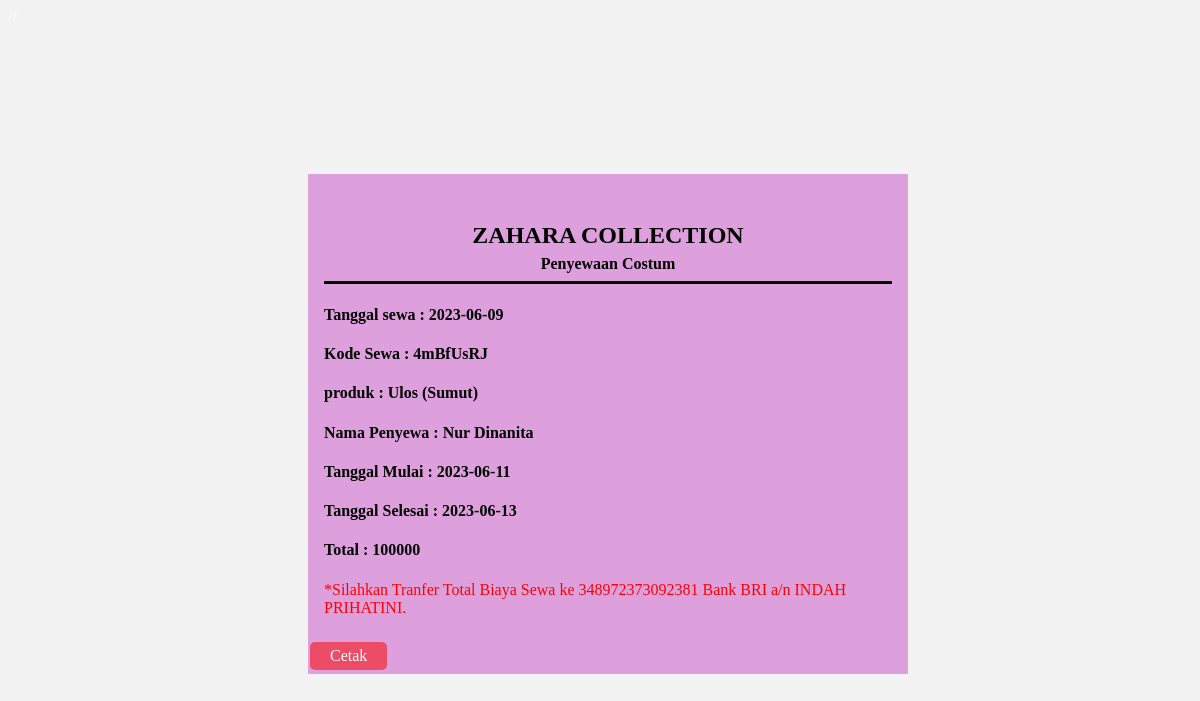
The page /status.php?id=9 on the database its author committed.
### tables this page shows
CREATE TABLE `sewa` (
  `id_sewa` int(11) NOT NULL,
  `id_produk` int(11) NOT NULL,
  `nama` varchar(100) NOT NULL,
  `alamat` text NOT NULL,
  `telephone` varchar(100) NOT NULL,
  `kode_sewa` varchar(100) NOT NULL,
  `ktp` varchar(100) NOT NULL,
  `tgl_sewa` date NOT NULL,
  `tgl_mulai` date NOT NULL,
  `tgl_selesai` date NOT NULL,
  `durasi` varchar(50) NOT NULL,
  `sub_total` int(11) NOT NULL,
  `status_sewa` varchar(50) NOT NULL,
  `status_pembayaran` varchar(50) NOT NULL
);

CREATE TABLE `produk` (
  `id_produk` int(11) NOT NULL,
  `id_kategori` int(11) NOT NULL,
  `nama_produk` varchar(100) NOT NULL,
  `ukuran` enum('S','M','L','XL') NOT NULL,
  `harga` varchar(100) NOT NULL,
  `status` varchar(100) NOT NULL,
  `image` varchar(100) NOT NULL
);

### status.php (the view, shortened to what this page needs)
<!DOCTYPE html>
<html>
<head>
</head>
<body>
  <?php
  include 'koneksi.php';
    $id_sewa = $_GET['id'];
    $sql = mysqli_query($koneksi, "SELECT * From sewa Inner Join produk ON sewa.id_produk = produk.id_produk Where id_sewa = '$id_sewa' ");
    $tampil = mysqli_fetch_assoc($sql);
   ?>
   <div class="container">
    <article class="card">
      <a href="#" class="card__link">
          <div class="card__header">
              <center>
            <h1 class="card__header-title">ZAHARA COLLECTION</h1>
            <h4 class="card__header-title"> Penyewaan Costum</h4>
            </center>
            <hr size="3px" color="black">
            <h4>Tanggal sewa  : <?php echo $tampil['tgl_sewa']; ?></h4>
            <h4>Kode Sewa  : <?php echo $tampil['kode_sewa']; ?></h4>
            <h4>produk : <?php echo $tampil['nama_produk']; ?></h4>
            <h4>Nama Penyewa : <?php echo $tampil['nama']; ?></h4>
            <h4>Tanggal Mulai : <?php echo $tampil['tgl_mulai']; ?></h4>
            <h4>Tanggal Selesai : <?php echo $tampil['tgl_selesai']; ?></h4>
            <h4>Total : <?php echo $tampil['sub_total']; ?></h4>
            <span style="color: red;">*Silahkan Tranfer Total Biaya Sewa ke 348972373092381 Bank BRI a/n INDAH PRIHATINI.</span>
            <a class="button-print" href="proses_cetak.php?id=<?php echo $tampil['id_sewa']; ?>">Cetak</a>
          </div>
      </a>
    </article>
   </div>
</body>
</html>

### status.php (style rules this page uses)
html { background-color:#f2f2f2; color: white; }
h4 { color: black; }
.container { position: absolute; width: 100%; height: 100%; display: flex; justify-content: center; align-items: center; }
.card__link { display: block; padding: 1em; text-decoration: none; }
.card__header { position: relative; }
.card__header-title { margin: 0 0 .25em; color: black; }
.button-print { background-color: #ED4C67; border:none; color: white; padding: 5px 20px; text-align: center; text-decoration: none; display: inline-block; font-size: 16px; margin: 4px 2px; cursor: pointer; border-radius: 5px; }

### rows shown on the page
sewa: tgl_sewa "2023-06-09", kode_sewa "4mBfUsRJ", id_produk.nama_produk "Ulos (Sumut)", nama "Nur Dinanita", tgl_mulai "2023-06-11", tgl_selesai "2023-06-13", sub_total "100000"
